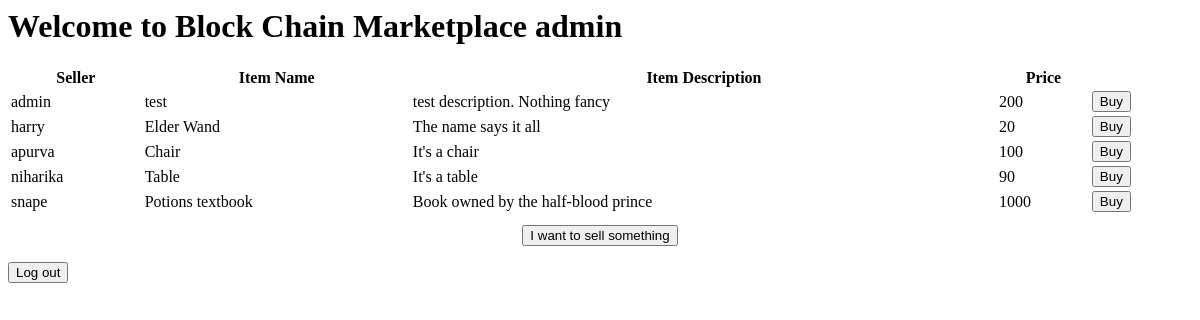
The app's page / (signed in), older data.
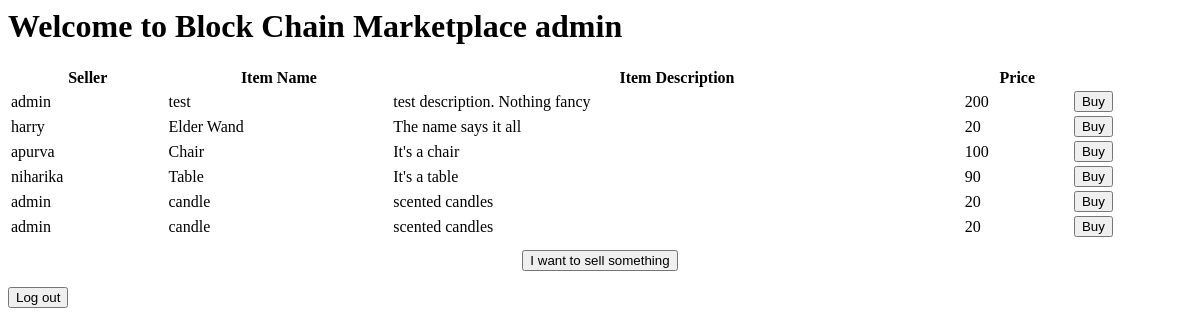
The same page, newer data.
### blockChainMarketplace/wapp/models.py (models this page shows)
class User(AbstractUser):
    address = models.CharField(max_length = 160)
    balance = models.FloatField(default = 500)
    pass

class SaleItem(models.Model):
    item_id = models.AutoField(primary_key=True)
    seller_id = models.ForeignKey(User, on_delete=models.CASCADE)
    item_name = models.CharField(max_length = 25)
    item_desc = models.CharField(max_length = 200)
    price = models.IntegerField()
    available = models.BooleanField(default=True)

### blockChainMarketplace/wapp/views.py (the view)
# urls.py: path('', views.index, name='index'),
@login_required
def index(request):
    item_list = SaleItem.objects.all()
    template = loader.get_template('webapp/index.html')
    context = {
            'item_list': item_list
        }
    return HttpResponse(template.render(context, request))

### blockChainMarketplace/wapp/templates/webapp/index.html (shortened to what this page needs)
<html>
	<head>
	</head>
	<body>
		<h1>Welcome to Block Chain Marketplace {{user.username}}</h1>
		 <table style="width:100%">
  			<tr>
    				<th>Seller</th>
				<th>Item Name</th>
    				<th>Item Description</th>
    				<th>Price</th>
  			</tr>
			{% for item in item_list %}
			{% if item.available %}
  			<tr>
				<td>{{item.seller_id}}</td>
    				<td>{{item.item_name}}</td>
    				<td>{{item.item_desc}}</td>
				<td>{{item.price}}</td>
				<form action="{% url 'wapp:buy' item.item_id%}" method="post">
				<td><button type="submit">Buy</button></td>
				</form>
  			</tr>
			{% endif %}
			{% endfor %}
		</table>
		<div style="text-align:center; margin:10px">
			<form action="{% url 'wapp:sell' %}" method="post">
				<button style="left:50%" type="submit">I want to sell something</button>
			</form>
		</div>
		<form action='/accounts/logout'>
                <button type ="submit"> Log out</button>
                </form>
	</body>
</html>

Row changes from the older to the newer data that the page shows:
no longer on this page (row edited): SaleItem: seller_id "snape", item_name "Potions textbook", item_desc "Book owned by the half-blood prince", price "1000"
added SaleItem: seller_id "admin", item_name "candle", item_desc "scented candles", price "20"
added SaleItem: seller_id "admin", item_name "candle", item_desc "scented candles", price "20"
